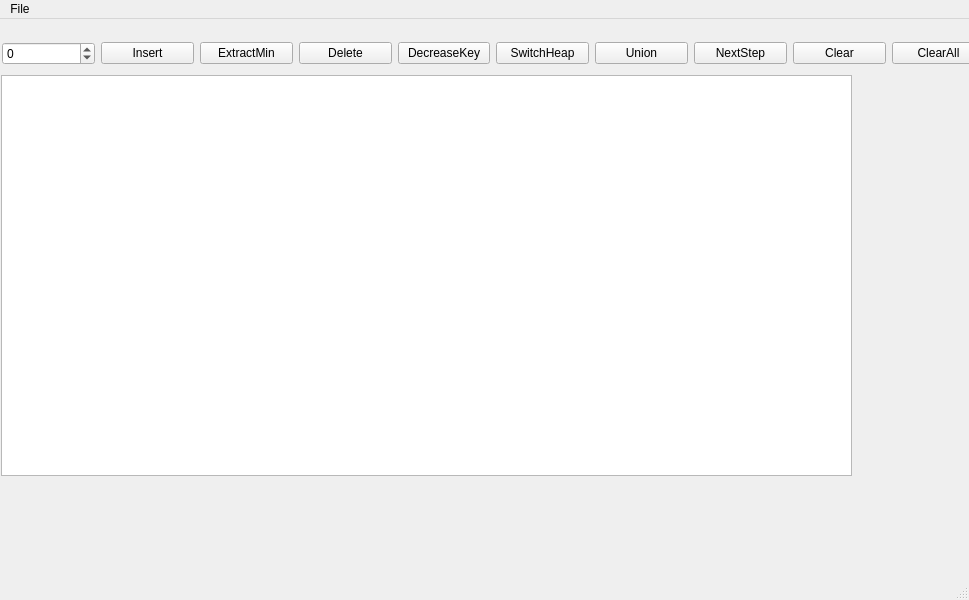
<?xml version="1.0" encoding="UTF-8"?>
<ui version="4.0">
 <class>MainWindow</class>
 <widget class="QMainWindow" name="MainWindow">
  <property name="geometry">
   <rect>
    <x>0</x>
    <y>0</y>
    <width>969</width>
    <height>600</height>
   </rect>
  </property>
  <property name="windowTitle">
   <string>MainWindow</string>
  </property>
  <widget class="QWidget" name="centralwidget">
   <widget class="FibHeapWidget" name="fibHeapView">
    <property name="geometry">
     <rect>
      <x>1</x>
      <y>56</y>
      <width>851</width>
      <height>401</height>
     </rect>
    </property>
   </widget>
   <widget class="QWidget" name="layoutWidget">
    <property name="geometry">
     <rect>
      <x>2</x>
      <y>20</y>
      <width>983</width>
      <height>30</height>
     </rect>
    </property>
    <layout class="QGridLayout" name="gridLayout">
     <item row="0" column="0">
      <widget class="QSpinBox" name="spinBox">
       <property name="minimum">
        <number>-99999999</number>
       </property>
       <property name="maximum">
        <number>99999999</number>
       </property>
      </widget>
     </item>
     <item row="0" column="1">
      <widget class="QPushButton" name="pushButton_Insert">
       <property name="text">
        <string>Insert</string>
       </property>
      </widget>
     </item>
     <item row="0" column="2">
      <widget class="QPushButton" name="pushButton_ExtractMin">
       <property name="text">
        <string>ExtractMin</string>
       </property>
      </widget>
     </item>
     <item row="0" column="3">
      <widget class="QPushButton" name="pushButton_Delete">
       <property name="text">
        <string>Delete</string>
       </property>
      </widget>
     </item>
     <item row="0" column="4">
      <widget class="QPushButton" name="pushButton_DecreaseKey">
       <property name="text">
        <string>DecreaseKey</string>
       </property>
      </widget>
     </item>
     <item row="0" column="5">
      <widget class="QPushButton" name="pushButton_SwitchHeap">
       <property name="text">
        <string>SwitchHeap</string>
       </property>
      </widget>
     </item>
     <item row="0" column="6">
      <widget class="QPushButton" name="pushButton_Union">
       <property name="text">
        <string>Union</string>
       </property>
      </widget>
     </item>
     <item row="0" column="7">
      <widget class="QPushButton" name="pushButton_NextStep">
       <property name="text">
        <string>NextStep</string>
       </property>
      </widget>
     </item>
     <item row="0" column="8">
      <widget class="QPushButton" name="pushButton_Clear">
       <property name="enabled">
        <bool>true</bool>
       </property>
       <property name="text">
        <string>Clear</string>
       </property>
      </widget>
     </item>
     <item row="0" column="9">
      <widget class="QPushButton" name="pushButton_ClearAll">
       <property name="text">
        <string>ClearAll</string>
       </property>
      </widget>
     </item>
    </layout>
   </widget>
  </widget>
  <widget class="QMenuBar" name="menubar">
   <property name="geometry">
    <rect>
     <x>0</x>
     <y>0</y>
     <width>969</width>
     <height>25</height>
    </rect>
   </property>
   <widget class="QMenu" name="menuFile">
    <property name="title">
     <string>File</string>
    </property>
    <addaction name="actionSave_Selected_Heap"/>
    <addaction name="actionLoad_To_selected_Heap"/>
   </widget>
   <addaction name="menuFile"/>
  </widget>
  <widget class="QStatusBar" name="statusbar"/>
  <action name="actionSave_Selected_Heap">
   <property name="text">
    <string>Save Selected Heap</string>
   </property>
  </action>
  <action name="actionLoad_To_selected_Heap">
   <property name="text">
    <string>Load To selected Heap</string>
   </property>
  </action>
 </widget>
 <customwidgets>
  <customwidget>
   <class>FibHeapWidget</class>
   <extends>QGraphicsView</extends>
   <header location="global">fibheapwidget.h</header>
  </customwidget>
 </customwidgets>
 <resources/>
 <connections/>
</ui>
